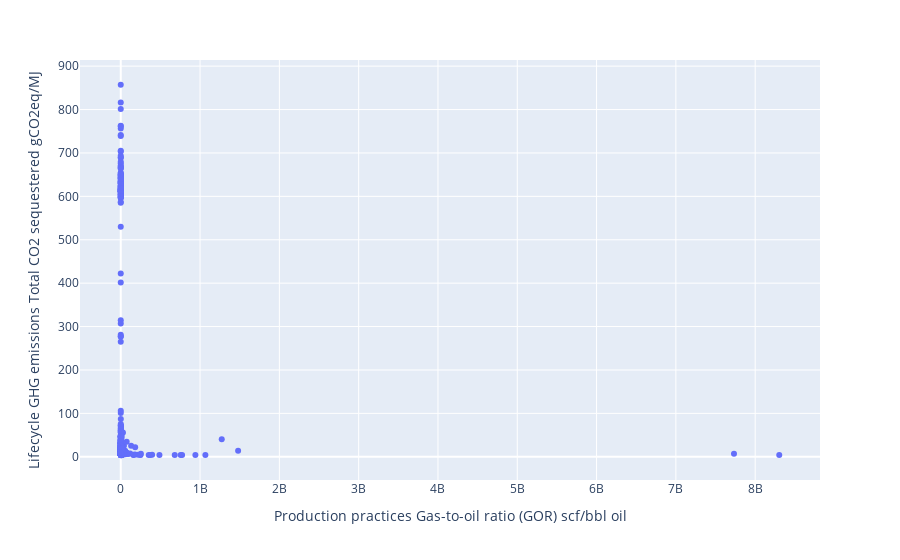

Notebook cell for this chart:
### Code cell
fig = px.scatter(result, x="Production practices Gas-to-oil ratio (GOR) scf/bbl oil", y = "Lifecycle GHG emissions Total CO2 sequestered gCO2eq/MJ")
fig.show()

### Figure 1 — Plotly figure (JSON) as saved in the notebook; plotly's stock layout.template omitted (floating-point values rounded to 4 significant figures; data arrays with more than 128 entries replaced by an {"elided": "..."} marker saying what was removed)
{"data": [{"hovertemplate": "Production practices Gas-to-oil ratio (GOR) scf/bbl oil=%{x}<br>Lifecycle GHG emissions Total CO2 sequestered gCO2eq/MJ=%{y}<extra></extra>", "legendgroup": "", "marker": {"color": "#636efa", "symbol": "circle"}, "mode": "markers", "name": "", "orientation": "v", "showlegend": false, "type": "scatter", "x": {"elided": "622 float values"}, "xaxis": "x", "y": {"elided": "622 float values"}, "yaxis": "y"}], "layout": {"legend": {"tracegroupgap": 0}, "margin": {"t": 60}, "xaxis": {"anchor": "y", "domain": [0, 1], "title": {"text": "Production practices Gas-to-oil ratio (GOR) scf/bbl oil"}}, "yaxis": {"anchor": "x", "domain": [0, 1], "title": {"text": "Lifecycle GHG emissions Total CO2 sequestered gCO2eq/MJ"}}}}
